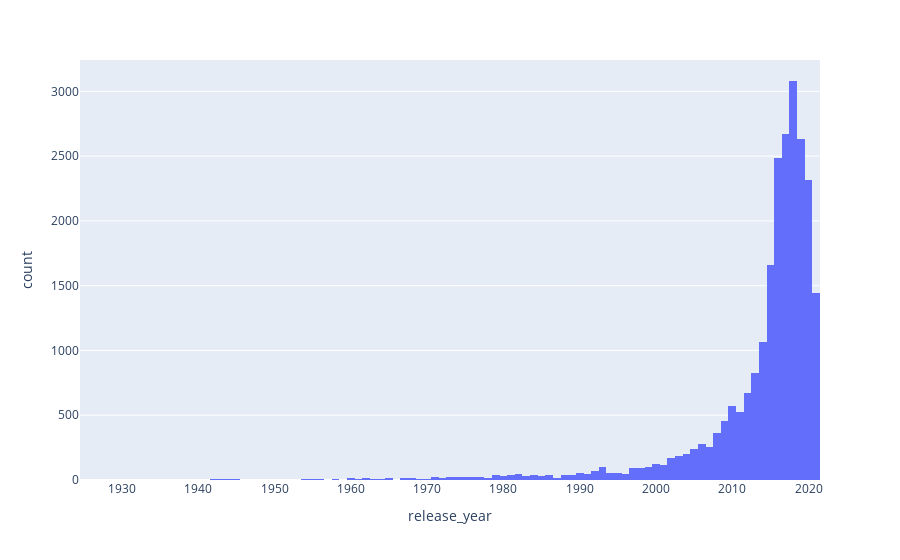

The notebook cell this image was saved under:
### Code cell
px.histogram(netflix_df_processed, x="release_year")

### Figure 1 — Plotly figure (JSON) as saved in the notebook; plotly's stock layout.template omitted (floating-point values rounded to 4 significant figures; data arrays with more than 128 entries replaced by an {"elided": "..."} marker saying what was removed)
{"data": [{"alignmentgroup": "True", "bingroup": "x", "hovertemplate": "release_year=%{x}<br>count=%{y}<extra></extra>", "legendgroup": "", "marker": {"color": "#636efa", "pattern": {"shape": ""}}, "name": "", "offsetgroup": "", "orientation": "v", "showlegend": false, "type": "histogram", "x": {"elided": "23763 int values"}, "xaxis": "x", "yaxis": "y"}], "layout": {"barmode": "relative", "legend": {"tracegroupgap": 0}, "margin": {"t": 60}, "xaxis": {"anchor": "y", "domain": [0, 1], "title": {"text": "release_year"}}, "yaxis": {"anchor": "x", "domain": [0, 1], "title": {"text": "count"}}}}
